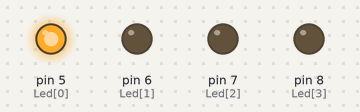
The sketch below on a simulated Arduino Uno, built with avr-gcc and run on an emulated ATmega328P. Parts: output pins drawn as LEDs (lit = HIGH).

Above: at 0.2 s.
At 18.7 s:
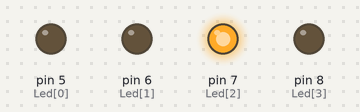
At 37.0 s:
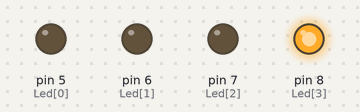
At 53.7 s:
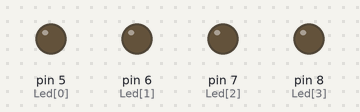
At 75.7 s:
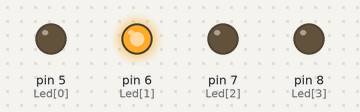
Timing chart, 0 to 78.0 s (numbered marks = the images above):
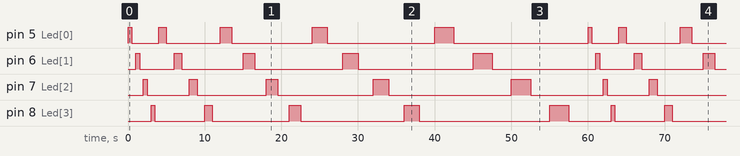

The sketch:

hw1-2_3.ino
```cpp
int Led[4]={5,6,7,8};

void setup() {
  // put your setup code here, to run once:
  for(int i=0;i<4;i++){
    pinMode(Led[i],OUTPUT);
  }
}

void loop() {
  // put your main code here, to run repeatedly:
  static int count=0;
  for(int i=0;i<4;i++){
    digitalWrite(Led[i],HIGH);
    delay(500+count*500);
    digitalWrite(Led[i],LOW);
    delay(500+count*500);
  }
  count++;
  if(count>4){
    count=0;
  }
}
```

Measured:
- by itself, pin 7 (Led[2]): repeats every 60.0 s: LOW 5.5 s, HIGH 1.0 s, LOW 9.0 s, HIGH 1.5 s, LOW 12.5 s, HIGH 2.0 s, LOW 16.0 s, HIGH 2.5 s, LOW 9.5 s, HIGH 0.50 s
- by itself, pin 5 (Led[0]): repeats every 60.0 s: LOW 3.5 s, HIGH 1.0 s, LOW 7.0 s, HIGH 1.5 s, LOW 10.5 s, HIGH 2.0 s, LOW 14.0 s, HIGH 2.5 s, LOW 17.5 s, HIGH 0.50 s
- by itself, everything shown: repeats every 60.0 s, in 40 steps
